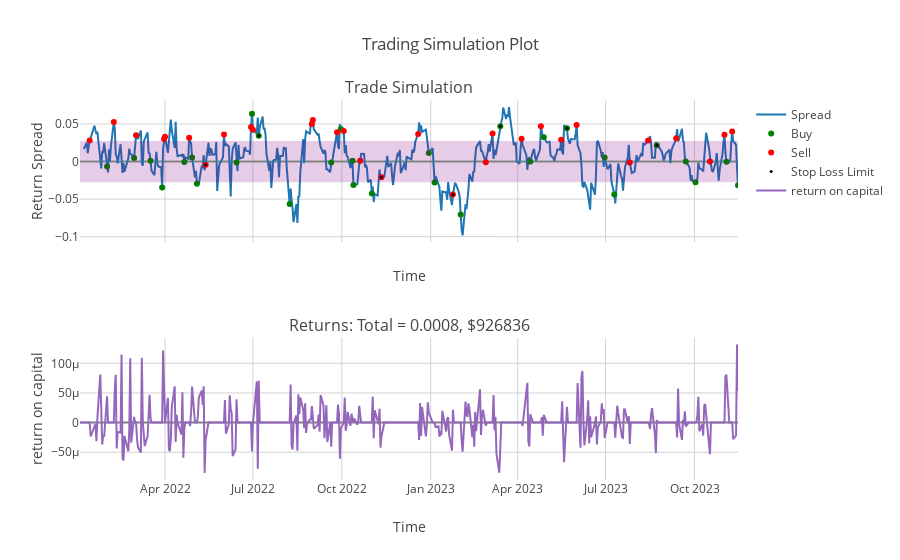

Write notebook code for a chart like this one.
### Markdown cell above
It's not unexpected that the absence of transaction costs would result in an increase in the return on capital, though very small. Therefore, we need to investigate other parameters.

### Code cell
trail2 = spread_trading_strategy(data= ETF_data_trading, M = 10, upper_threshold = 0.027492, lower_threshold = 0.001345, stop_loss = 0.01, transaction_cost_proportional = 0, trading_start_date = trading_start_date, trading_end_date = trading_end_date, draw_graph = True)

### Figure 1 — Plotly figure (JSON) as saved in the notebook; plotly's stock layout.template omitted (floating-point values rounded to 4 significant figures; data arrays with more than 128 entries replaced by an {"elided": "..."} marker saying what was removed)
{"data": [{"mode": "lines", "name": "Spread", "type": "scatter", "x": {"elided": "471 str values"}, "xaxis": "x", "y": {"elided": "471 float values"}, "yaxis": "y"}, {"marker": {"color": "green", "size": 6}, "mode": "markers", "name": "Buy", "type": "scatter", "x": ["2022-01-31T00:00:00", "2022-02-28T00:00:00", "2022-03-17T00:00:00", "2022-03-29T00:00:00", "2022-04-21T00:00:00", "2022-04-29T00:00:00", "2022-05-04T00:00:00", "2022-06-14T00:00:00", "2022-06-30T00:00:00", "2022-07-07T00:00:00", "2022-08-08T00:00:00", "2022-09-20T00:00:00", "2022-09-30T00:00:00", "2022-10-12T00:00:00", "2022-10-13T00:00:00", "2022-11-01T00:00:00", "2022-12-30T00:00:00", "2023-01-05T00:00:00", "2023-02-01T00:00:00", "2023-03-14T00:00:00", "2023-04-14T00:00:00", "2023-04-28T00:00:00", "2023-05-22T00:00:00", "2023-06-30T00:00:00", "2023-07-10T00:00:00", "2023-08-23T00:00:00", "2023-09-22T00:00:00", "2023-10-02T00:00:00", "2023-11-03T00:00:00", "2023-11-15T00:00:00"], "xaxis": "x", "y": [-0.006507, 0.004855, 0.0009359, -0.03449, -0.0005759, 0.005344, -0.02967, -0.001312, 0.06368, 0.03426, -0.05667, -0.001283, 0.04319, 0.001178, -0.03121, -0.04253, 0.01144, -0.02799, -0.07035, 0.04684, 0.0002051, 0.03221, 0.04444, 0.005319, -0.04388, 0.02178, 1.098e-05, -0.02757, -0.0002299, -0.0315], "yaxis": "y"}, {"marker": {"color": "red", "size": 6}, "mode": "markers", "name": "Sell", "type": "scatter", "x": ["2022-01-13T00:00:00", "2022-02-07T00:00:00", "2022-03-02T00:00:00", "2022-03-31T00:00:00", "2022-04-01T00:00:00", "2022-04-26T00:00:00", "2022-05-13T00:00:00", "2022-06-01T00:00:00", "2022-06-29T00:00:00", "2022-07-01T00:00:00", "2022-08-31T00:00:00", "2022-09-01T00:00:00", "2022-09-26T00:00:00", "2022-10-03T00:00:00", "2022-10-20T00:00:00", "2022-11-11T00:00:00", "2022-12-19T00:00:00", "2023-01-24T00:00:00", "2023-02-27T00:00:00", "2023-03-06T00:00:00", "2023-04-05T00:00:00", "2023-04-25T00:00:00", "2023-05-16T00:00:00", "2023-06-01T00:00:00", "2023-07-26T00:00:00", "2023-08-14T00:00:00", "2023-09-12T00:00:00", "2023-10-17T00:00:00", "2023-11-01T00:00:00", "2023-11-09T00:00:00"], "xaxis": "x", "y": [0.02816, 0.05261, 0.03484, 0.03015, 0.033, 0.03169, -0.004426, 0.03599, 0.04593, 0.04235, 0.04982, 0.05542, 0.039, 0.04064, 0.0009587, -0.02088, 0.03661, -0.0438, -0.001035, 0.03729, 0.03042, 0.04695, 0.02901, 0.04862, -0.001344, 0.02799, 0.03108, 0.0001079, 0.03581, 0.04003], "yaxis": "y"}, {"marker": {"color": "black", "size": 3}, "mode": "markers", "name": "Stop Loss Limit", "type": "scatter", "x": ["2022-05-13T00:00:00", "2022-07-07T00:00:00", "2022-11-11T00:00:00", "2023-01-24T00:00:00", "2023-03-14T00:00:00", "2023-05-22T00:00:00", "2023-08-23T00:00:00"], "xaxis": "x", "y": [-0.004426, 0.03426, -0.02088, -0.0438, 0.04684, 0.04444, 0.02178], "yaxis": "y"}, {"mode": "lines", "name": "return on capital", "type": "scatter", "x": {"elided": "471 str values"}, "xaxis": "x2", "y": {"elided": "471 float values"}, "yaxis": "y2"}], "layout": {"annotations": [{"font": {"size": 16}, "showarrow": false, "text": "Trade Simulation", "x": 0.5, "xanchor": "center", "xref": "paper", "y": 1, "yanchor": "bottom", "yref": "paper"}, {"font": {"size": 16}, "showarrow": false, "text": "Returns: Total = 0.0008, $926836", "x": 0.5, "xanchor": "center", "xref": "paper", "y": 0.375, "yanchor": "bottom", "yref": "paper"}], "autosize": true, "shapes": [{"fillcolor": "purple", "line": {"width": 0}, "opacity": 0.2, "type": "rect", "x0": "2022-01-03T00:00:00", "x1": "2023-11-15T00:00:00", "xref": "x", "y0": 0.02749, "y1": 0.001345, "yref": "y"}, {"fillcolor": "purple", "line": {"width": 0}, "opacity": 0.2, "type": "rect", "x0": "2022-01-03T00:00:00", "x1": "2023-11-15T00:00:00", "xref": "x", "y0": -0.001345, "y1": -0.02749, "yref": "y"}], "showlegend": true, "title": {"text": "Trading Simulation Plot"}, "xaxis": {"anchor": "y", "domain": [0, 1], "gridcolor": "lightgrey", "gridwidth": 1, "matches": "x2", "range": ["2022-01-03T00:00:00", "2023-11-15T00:00:00"], "showgrid": true, "showticklabels": false, "title": {"text": "Time"}, "zeroline": true, "zerolinecolor": "grey", "zerolinewidth": 2}, "xaxis2": {"anchor": "y2", "domain": [0, 1], "gridcolor": "lightgrey", "gridwidth": 1, "range": ["2022-01-03T00:00:00", "2023-11-15T00:00:00"], "showgrid": true, "title": {"text": "Time"}, "zeroline": true, "zerolinecolor": "grey", "zerolinewidth": 2}, "yaxis": {"anchor": "x", "domain": [0.625, 1], "gridcolor": "lightgrey", "gridwidth": 1, "showgrid": true, "title": {"text": "Return Spread"}, "zeroline": true, "zerolinecolor": "grey", "zerolinewidth": 2}, "yaxis2": {"anchor": "x2", "domain": [0, 0.375], "gridcolor": "lightgrey", "gridwidth": 1, "showgrid": true, "title": {"text": "return on capital"}, "zeroline": true, "zerolinecolor": "grey", "zerolinewidth": 2}}}
